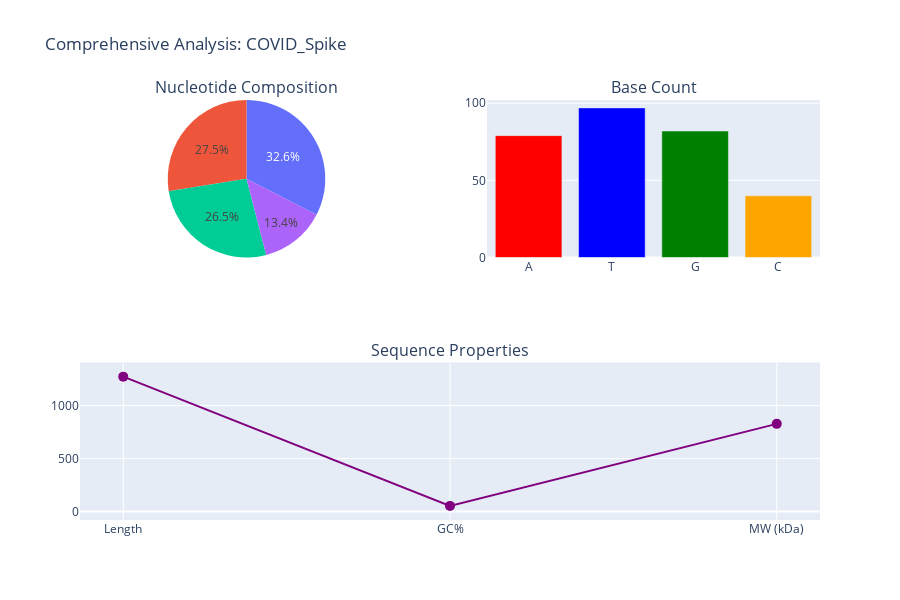
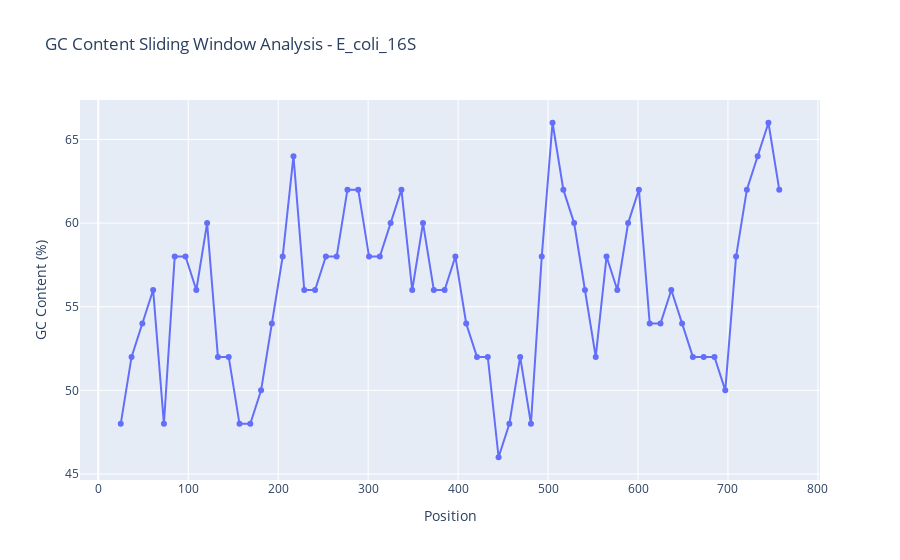
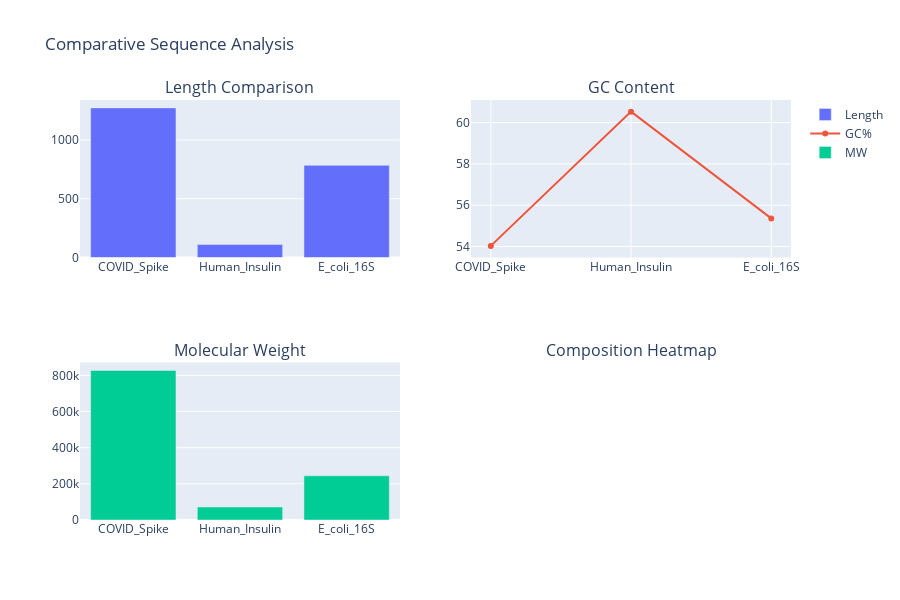

Here is the notebook cell these charts were saved with, in order:
### Code cell
agent.visualize_composition("COVID_Spike")
agent.gc_content_window("E_coli_16S", window_size=50)
agent.codon_usage_analysis("COVID_Spike")


comparative_df = agent.comparative_analysis(
    ["COVID_Spike", "Human_Insulin", "E_coli_16S"]
)
print(comparative_df)


motif_positions = agent.motif_search("COVID_Spike", "ATG")
print(f"ATG start codons found at positions: {motif_positions}")


tree = agent.create_phylogenetic_tree(
    sequences=[
        str(agent.sequences["COVID_Spike"].seq[:300]),
        str(agent.sequences["Human_Insulin"].seq[:300]),
        str(agent.sequences["E_coli_16S"].seq[:300]),
    ]
)


if tree:
    agent.visualize_tree(tree)

### Figure 1 — Plotly figure (JSON) as saved in the notebook; plotly's stock layout.template omitted (floating-point values rounded to 4 significant figures)
{"data": [{"domain": {"x": [0, 0.45], "y": [0.625, 1]}, "labels": ["A", "T", "G", "C"], "name": "Composition", "type": "pie", "values": [79, 97, 82, 40]}, {"marker": {"color": ["red", "blue", "green", "orange"]}, "name": "Count", "type": "bar", "x": ["A", "T", "G", "C"], "xaxis": "x", "y": [79, 97, 82, 40], "yaxis": "y"}, {"marker": {"color": "purple", "size": 10}, "mode": "markers+lines", "name": "Properties", "type": "scatter", "x": ["Length", "GC%", "MW (kDa)"], "xaxis": "x2", "y": [1273, 54.03, 827.5], "yaxis": "y2"}], "layout": {"annotations": [{"font": {"size": 16}, "showarrow": false, "text": "Nucleotide Composition", "x": 0.225, "xanchor": "center", "xref": "paper", "y": 1, "yanchor": "bottom", "yref": "paper"}, {"font": {"size": 16}, "showarrow": false, "text": "Base Count", "x": 0.775, "xanchor": "center", "xref": "paper", "y": 1, "yanchor": "bottom", "yref": "paper"}, {"font": {"size": 16}, "showarrow": false, "text": "Sequence Properties", "x": 0.5, "xanchor": "center", "xref": "paper", "y": 0.375, "yanchor": "bottom", "yref": "paper"}], "height": 600, "showlegend": false, "title": {"text": "Comprehensive Analysis: COVID_Spike"}, "xaxis": {"anchor": "y", "domain": [0.55, 1]}, "xaxis2": {"anchor": "y2", "domain": [0, 1]}, "yaxis": {"anchor": "x", "domain": [0.625, 1]}, "yaxis2": {"anchor": "x2", "domain": [0, 0.375]}}}

### Figure 2 — Plotly figure (JSON) as saved in the notebook; plotly's stock layout.template omitted (floating-point values rounded to 4 significant figures)
{"data": [{"mode": "lines+markers", "name": "GC Content (window=50)", "type": "scatter", "x": [25, 37, 49, 61, 73, 85, 97, 109, 121, 133, 145, 157, 169, 181, 193, 205, 217, 229, 241, 253, 265, 277, 289, 301, 313, 325, 337, 349, 361, 373, 385, 397, 409, 421, 433, 445, 457, 469, 481, 493, 505, 517, 529, 541, 553, 565, 577, 589, 601, 613, 625, 637, 649, 661, 673, 685, 697, 709, 721, 733, 745, 757], "y": [48, 52, 54, 56.0, 48, 58.0, 58.0, 56.0, 60, 52, 52, 48, 48, 50, 54, 58.0, 64, 56.0, 56.0, 58.0, 58.0, 62, 62, 58.0, 58.0, 60, 62, 56.0, 60, 56.0, 56.0, 58.0, 54, 52, 52, 46, 48, 52, 48, 58.0, 66, 62, 60, 56.0, 52, 58.0, 56.0, 60, 62, 54, 54, 56.0, 54, 52, 52, 52, 50, 58.0, 62, 64, 66, 62]}], "layout": {"title": {"text": "GC Content Sliding Window Analysis - E_coli_16S"}, "xaxis": {"title": {"text": "Position"}}, "yaxis": {"title": {"text": "GC Content (%)"}}}}

### Figure 3 — Plotly figure (JSON) as saved in the notebook; plotly's stock layout.template omitted (floating-point values rounded to 4 significant figures)
{"data": [{"name": "Length", "type": "bar", "x": ["COVID_Spike", "Human_Insulin", "E_coli_16S"], "xaxis": "x", "y": [1273, 110, 784], "yaxis": "y"}, {"mode": "markers+lines", "name": "GC%", "type": "scatter", "x": ["COVID_Spike", "Human_Insulin", "E_coli_16S"], "xaxis": "x2", "y": [54.03, 60.53, 55.36], "yaxis": "y2"}, {"name": "MW", "type": "bar", "x": ["COVID_Spike", "Human_Insulin", "E_coli_16S"], "xaxis": "x3", "y": [827400.0, 71500.0, 244300.0], "yaxis": "y3"}], "layout": {"annotations": [{"font": {"size": 16}, "showarrow": false, "text": "Length Comparison", "x": 0.225, "xanchor": "center", "xref": "paper", "y": 1, "yanchor": "bottom", "yref": "paper"}, {"font": {"size": 16}, "showarrow": false, "text": "GC Content", "x": 0.775, "xanchor": "center", "xref": "paper", "y": 1, "yanchor": "bottom", "yref": "paper"}, {"font": {"size": 16}, "showarrow": false, "text": "Molecular Weight", "x": 0.225, "xanchor": "center", "xref": "paper", "y": 0.375, "yanchor": "bottom", "yref": "paper"}, {"font": {"size": 16}, "showarrow": false, "text": "Composition Heatmap", "x": 0.775, "xanchor": "center", "xref": "paper", "y": 0.375, "yanchor": "bottom", "yref": "paper"}], "height": 600, "title": {"text": "Comparative Sequence Analysis"}, "xaxis": {"anchor": "y", "domain": [0, 0.45]}, "xaxis2": {"anchor": "y2", "domain": [0.55, 1]}, "xaxis3": {"anchor": "y3", "domain": [0, 0.45]}, "xaxis4": {"anchor": "y4", "domain": [0.55, 1]}, "yaxis": {"anchor": "x", "domain": [0.625, 1]}, "yaxis2": {"anchor": "x2", "domain": [0.625, 1]}, "yaxis3": {"anchor": "x3", "domain": [0, 0.375]}, "yaxis4": {"anchor": "x4", "domain": [0, 0.375]}}}
